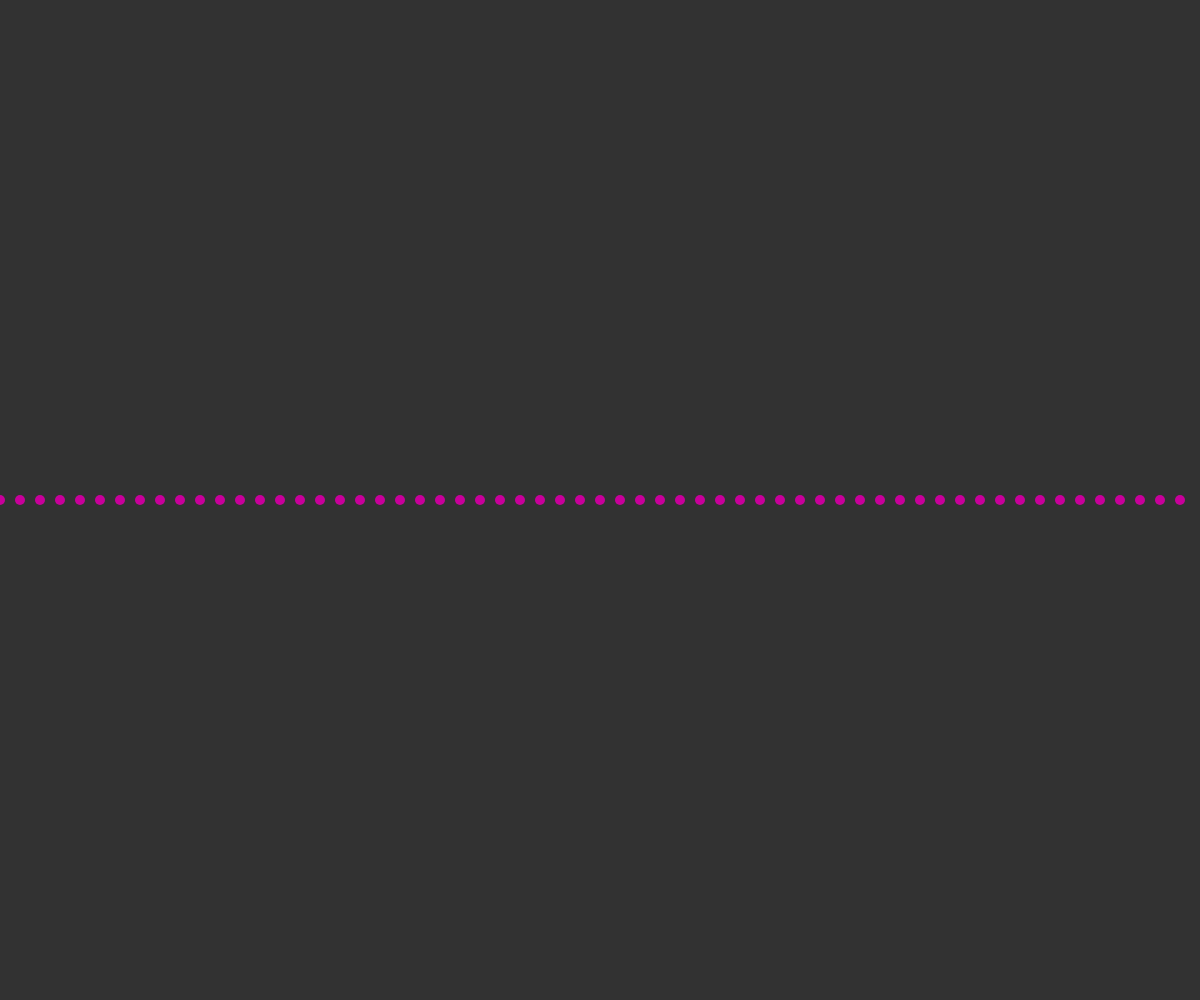
Frame 1 (no input)
Frame 60 (no input): identical to frame 1, image omitted
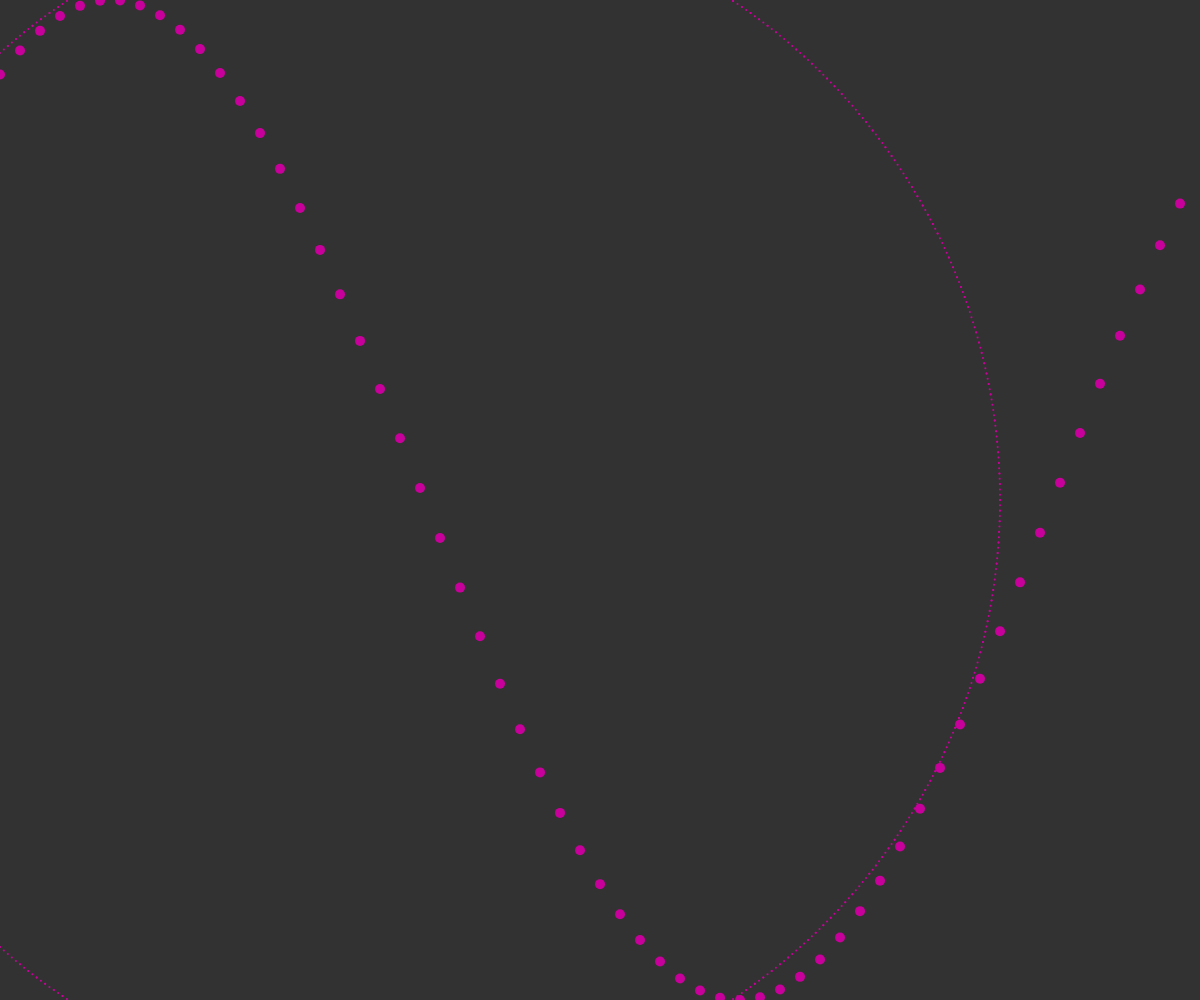
Frame 120 (the mouse pressed at the canvas centre since frame 60)

The p5.js sketch that drew these frames (run headless with seeded random() and noise() and a simulated clock; from frame 60 on, the mouse is pressed at the canvas centre):

// p5.js sketch
// ── sketch.js
// okay! let's now try something a bit fancy
// instead of just using the built-in shape functions
// let's try to make some shapes using the underlying math
// and use the results to "plot" the shapes on the screen
// something like a math calculator

var origin;
function setup() {

  createCanvas(windowWidth, windowHeight);
  noStroke();
  // getting clear on what the Origin, or [0,0] position using a vector.
  origin = createVector(400, 500);

}

function draw(){
  background(50);
  // drawAxes();
  // drawTicks();

  // drawLine();
  sineWave();
  drawCircle();
  // drawParabola();

}

function drawParabola(){
  fill(200, 0, 155);

  // https://www.desmos.com/calculator/zukjgk9iry

  let x;
  let y;
  let a = map(mouseX, 0, width, -10, 10);
  let b = 90;
  let c = 800;

  for (x = -50; x < 50; x = x + .1){
    y = a * (x * x) + (b * x) + c;
    ellipse(x + 250, y, 5);
  }
}


function drawCircle(){
  // set the line style
  fill(200, 0, 155);

  // http://mathworld.wolfram.com/ParametricEquations.html
  let y;
  let x;
  let t;
  let r = mouseX;

  for (t = 0; t < 1000; t++){
    x = r * cos(t) + origin.x;
    y = r * sin(t) + origin.y;
    ellipse(x, y, 2);
  }
}

function sineWave(){
  // set the line style
  fill(200, 0, 155);

  // formula for sine curve is described nicely here, http://mathonweb.com/help_ebook/html/trigonometry.htm#sinusoidal

  let y;
  let t; // time (substitutes for "x" or values along the x axis)
  let a = mouseY; // amplitude >> controlled by mouse position
  let w = map(mouseX, 0, width, 0, .01); // angular velocity (relates to frequency) >> controlled by mouse X, scaled down
  let phi = origin.x; // phi - phase shift

  for (t = 0; t < width; t = t + 20){
    y = a * sin(w * t + phi) + origin.y;
    ellipse(t, y, 10);
  }
}

function drawLine(){
  // set the line style
  fill(200, 0, 155);
  let x; // this value will be incremented in the loop logic.
  let y; // this value is the "output" of the graphing function.
  let b = 0;
  let m = 1;
  let plotSpacing = 10; // this variable controls the "resolution" of the line lot

  b = origin.x + origin.y - b; // corrects for the arbirtary positioning of the origin in the axis graphing
                              // and reveres the value of the intercept to accoun for P5 coordinate logic
  m = -m; // again, addresses that the origin and directionality in P5 is opposite to traditional math graphing

  for (x = 0; x < 2000; x = x + plotSpacing){
    // function for a line: y = mx + b --> translates to y = slope * x + "y intercept"
    y = (m * x) + b; // we've already set up the variables to work with the standard formula, which now just works directly as code
    ellipse(x, y, plotSpacing * .75); // drawing circles for each point
  }

  // same plot, only draws the clear "line" instead of the dots
  for (x = 0; x < 500; x++){
    y = (m * x) + b;
    ellipse(x, y, 1);
  }


}

function drawAxes(){

  // line styles


  // horizontal axis
  line(0, origin.y, width, origin.y);
  // vertical axis
  line(origin.x, 0, origin.x, height);
}

function drawTicks(){

  // tick styles
  noStroke();
  fill(255);

  // spacing variables
  let tickWidth = 8;
  let tickSpacing = 50;

  // vertical axis ticks
  for (let i = 0; i < 100; i++){
    ellipse(origin.x, i * tickSpacing, tickWidth);
  }

  // vertical tick labels
  // for (let i = -10; i < 100; i++){
  //   textAlign(RIGHT);
  //   textSize(11);
  //   text(((i * tickSpacing) - origin.y) * -1, origin.x - 7, i * tickSpacing + 4);
  // }

  // horizontal axis ticks
  for (let i = 0; i < 100; i++){
    ellipse(i * tickSpacing, origin.y, tickWidth);
  }

  // horizontal tick labels
  // for (let i = -10; i < 100; i++){
  //   textAlign(CENTER);
  //   textSize(11);
  //   text((i * tickSpacing) - origin.x, i * tickSpacing - 1, origin.y + 18);
  // }


}
